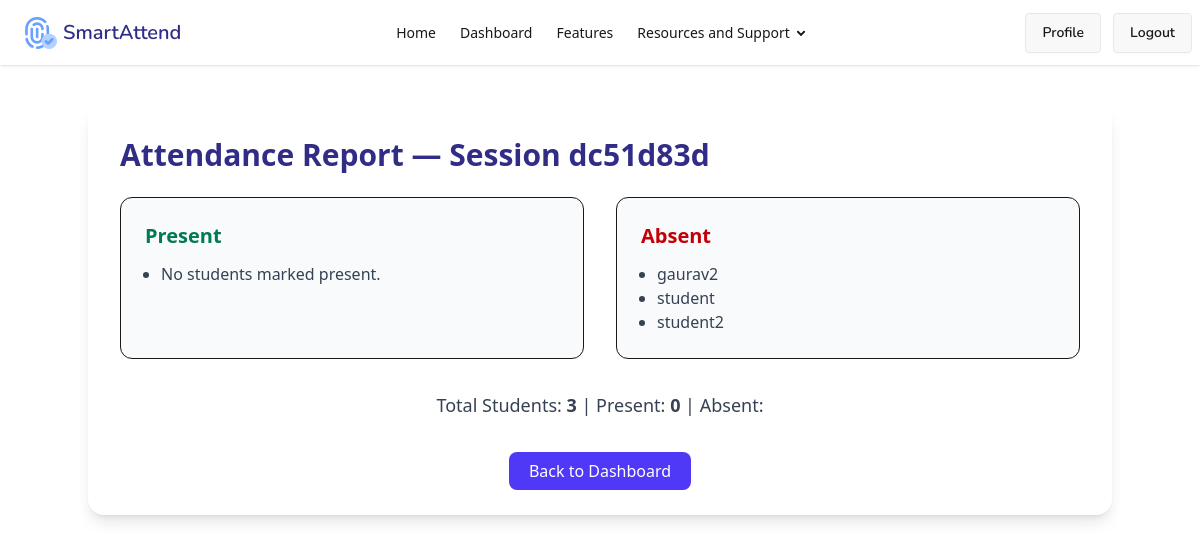
The page /reports/session/86/ (signed in) on the database its author committed.
### attendance/models.py (models this page shows, shortened)
class ClassSession(models.Model):
    token = models.CharField(max_length=64, unique=True, default=generate_unique_token, editable=False)
    created_at = models.DateTimeField(auto_now_add=True)
    expires_at = models.DateTimeField()
    used_by = models.ManyToManyField('CustomUser', blank=True)
    teacher = models.ForeignKey(
        settings.AUTH_USER_MODEL,
        on_delete=models.CASCADE,
        related_name="sessions",
        null=True,
        blank=True
    )

class CustomUser(AbstractUser):
    ROLE_CHOICES = (
        ('student', 'Student'),
        ('teacher', 'Teacher'),
    )
    role = models.CharField(max_length=10, choices=ROLE_CHOICES)
    department = models.CharField(max_length=100, blank=True, null=True)
    roll_number = models.CharField(max_length=50, blank=True, null=True)
    subject = models.CharField(max_length=100, blank=True, null=True)

### attendance/decorators.py (the view)
        def wrapper(request, *args, **kwargs):
            if not request.user.is_authenticated:
                return redirect('login')
            if request.user.role not in allowed_roles:
                return HttpResponseForbidden("You are not allowed to access this page.")
            return view_func(request, *args, **kwargs)

### attendance/views.py (called while the page is built)
@login_required
@role_required(['teacher'])
def session_report(request, session_id):
    User = get_user_model()
    session = ClassSession.objects.get(id=session_id)
    students = User.objects.filter(role='student')
    attendance = Attendance.objects.filter(session=session)
    present_ids = attendance.values_list('student_id', flat=True)
    present_students = students.filter(id__in=present_ids)
    absent_students = students.exclude(id__in=present_ids)
    return render(request, "attendance/session_report.html", {
        "session": session,
        "present_students": present_students,
        "absent_students": absent_students,
        "attendance_count": present_students.count(),
        "total_students": students.count(),
    })

### attendance/templates/attendance/session_report.html
{% extends 'attendance/base.html' %}
{% block bodyblock %}
<div class="max-w-5xl mx-auto mt-10 bg-white p-8 rounded-2xl shadow-lg">
  <h2 class="text-3xl font-semibold text-indigo-900 mb-6">
    Attendance Report — Session {{ session.token|slice:":8" }}
  </h2>
  <div class="grid grid-cols-2 gap-8">
    <div class="p-6 rounded-xl bg-gray-50 border">
      <h3 class="text-xl font-semibold mb-3 text-emerald-700">Present</h3>
      <ul class="list-disc ml-4 text-gray-700">
        {% for s in present_students %}
          <li>{{ s.username }}</li>
        {% empty %}
          <li>No students marked present.</li>
        {% endfor %}
      </ul>
    </div>
    <div class="p-6 rounded-xl bg-gray-50 border">
      <h3 class="text-xl font-semibold mb-3 text-red-700">Absent</h3>
      <ul class="list-disc ml-4 text-gray-700">
        {% for s in absent_students %}
          <li>{{ s.username }}</li>
        {% empty %}
          <li>No absent students.</li>
        {% endfor %}
      </ul>
    </div>
  </div>
  <div class="mt-8 text-center">
    <p class="text-gray-700 text-lg">
      Total Students: <strong>{{ total_students }}</strong> |
      Present: <strong>{{ attendance_count }}</strong> |
      Absent: <strong>{{ total_students|add:"- attendance_count" }}</strong>
    </p>
  </div>
  <div class="mt-10 text-center">
    <a href="{% url 'app-dashboard' %}" class="px-5 py-2 bg-indigo-600 text-white rounded-lg">
      Back to Dashboard
    </a>
  </div>
</div>
{% endblock %}

### rows shown on the page
ClassSession: token "dc51d83d"
CustomUser: username "gaurav2"
CustomUser: username "student"
CustomUser: username "student2"

### other values the page prints
{{ total_students }} "3"
{{ attendance_count }} "0"
